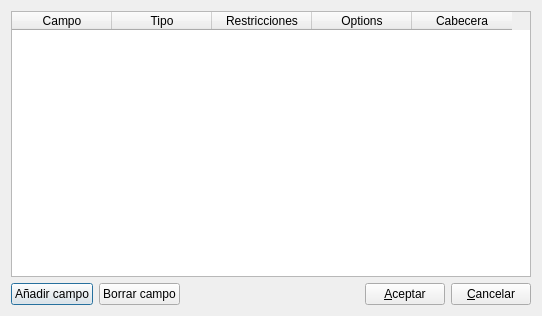
<?xml version="1.0" encoding="UTF-8"?>
<ui version="4.0">
 <class>BfSubFormDialogBase</class>
 <widget class="QDialog" name="BfSubFormDialogBase">
  <property name="geometry">
   <rect>
    <x>0</x>
    <y>0</y>
    <width>542</width>
    <height>316</height>
   </rect>
  </property>
  <property name="windowTitle">
   <string>Editar campos</string>
  </property>
  <layout class="QGridLayout" name="gridLayout">
   <item row="0" column="0" colspan="5">
    <widget class="QTableWidget" name="mui_campolist">
     <property name="selectionMode">
      <enum>QAbstractItemView::SingleSelection</enum>
     </property>
     <property name="selectionBehavior">
      <enum>QAbstractItemView::SelectRows</enum>
     </property>
     <column>
      <property name="text">
       <string>Campo</string>
      </property>
     </column>
     <column>
      <property name="text">
       <string>Tipo</string>
      </property>
     </column>
     <column>
      <property name="text">
       <string>Restricciones</string>
      </property>
     </column>
     <column>
      <property name="text">
       <string>Options</string>
      </property>
     </column>
     <column>
      <property name="text">
       <string>Cabecera</string>
      </property>
     </column>
    </widget>
   </item>
   <item row="1" column="0">
    <widget class="QPushButton" name="mui_nuevocampo">
     <property name="text">
      <string>Añadir campo</string>
     </property>
    </widget>
   </item>
   <item row="1" column="1">
    <widget class="QPushButton" name="mui_borrarcampo">
     <property name="text">
      <string>Borrar campo</string>
     </property>
    </widget>
   </item>
   <item row="1" column="2">
    <spacer name="horizontalSpacer">
     <property name="orientation">
      <enum>Qt::Horizontal</enum>
     </property>
     <property name="sizeHint" stdset="0">
      <size>
       <width>40</width>
       <height>20</height>
      </size>
     </property>
    </spacer>
   </item>
   <item row="1" column="3">
    <widget class="QPushButton" name="mui_aceptar">
     <property name="text">
      <string>&amp;Aceptar</string>
     </property>
    </widget>
   </item>
   <item row="1" column="4">
    <widget class="QPushButton" name="mui_cerrar">
     <property name="text">
      <string>&amp;Cancelar</string>
     </property>
    </widget>
   </item>
  </layout>
 </widget>
 <resources/>
 <connections/>
</ui>
